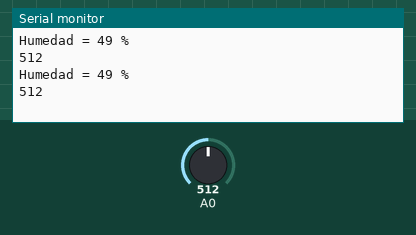
This sketch was run on a simulated Arduino Uno, built with avr-gcc and run on an emulated ATmega328P. Shown: the last lines printed to the serial monitor. Inputs (shaded band) come from the test bench; at power-on: A0 = 512.

Above: at 5.8 s.
5.9 s: A0 set to 716
At 10.9 s:
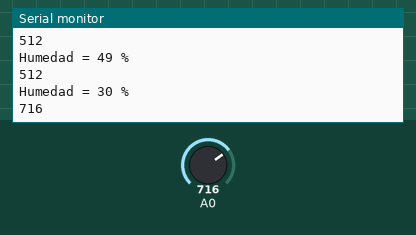
11.9 s: A0 set to 900
At 15.9 s:
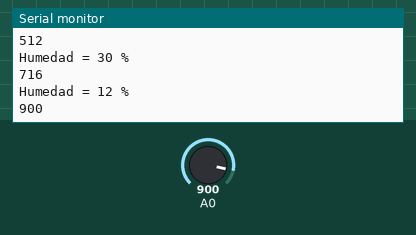
Timing chart, 0 to 17.4 s (numbered marks = the images above; inputs shaded):
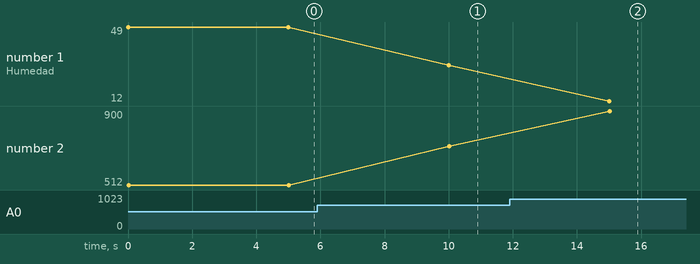

The sketch:

SensorHumedad.ino
```cpp
int lectura = 0;
int lecturaporcentaje;

void setup() {
  Serial.begin(9600);
}

void loop() {
  lectura = analogRead(A0);


  // lecturas entre 1000 - 1023
//  if (lectura >= 1000) {
//    Serial.println(">> EL SENSOR ESTA DESCONECTADO O FUERA DEL SUELO <<");
//  }
//  else if (lectura  < 1000 && lectura >= 600) {
//    Serial.println(">> EL SUELO ESTA SECO <<");
//  }
//  else if (lectura < 600 && lectura >= 370) {
//    Serial.println(">> EL SUELO ESTA HUMEDO <<");
//  }
//  else if (lectura < 370 ) {
//    Serial.println(">> EL SENSO ESTA PRACTICAMENTE EN AGUA <<");
//  }

  lecturaporcentaje = map(lectura, 1023, 0, 0, 100);

   Serial.print("Humedad = ");
  Serial.print(lecturaporcentaje);
  Serial.println(" %");
  Serial.println(lectura);
  delay(5000);
}
```

Measured:
- after the input at 5.9 s, the serial monitor: prints a new line after 4.1 s (image 1)
- after the input at 11.9 s, the serial monitor: prints a new line after 3.1 s (image 2)
- plotted number 1: 49 → 30 after the input at 5.9 s, 30 → 12 after the input at 11.9 s
- plotted number 2: 512 → 716 after the input at 5.9 s, 716 → 900 after the input at 11.9 s
